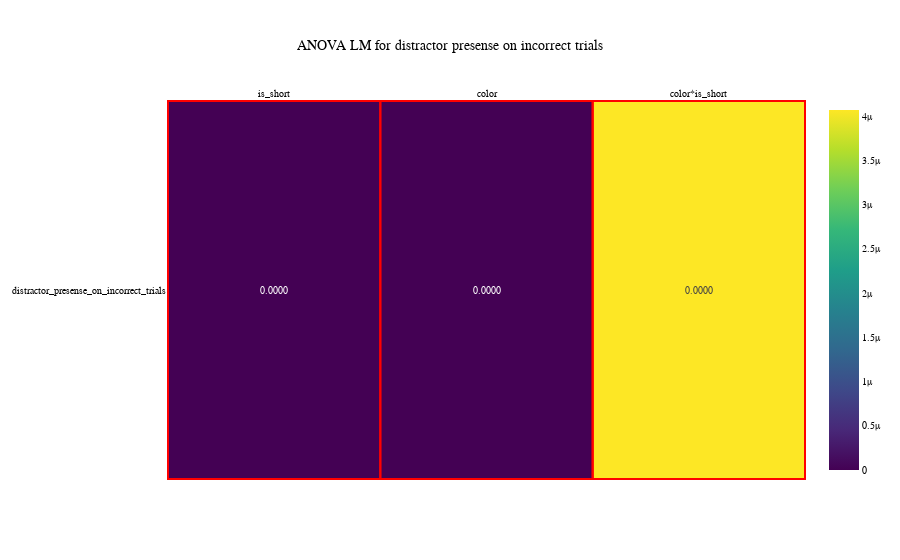

Write notebook code for a chart like this one.
### Code cell
without_green_df = events_df[events_df['color'] != 'green']
deps = ["distractor_presense_on_incorrect_trials"]
indeps = ["is_short" , "color", "color*is_short"]

f_values, p_values = [], []


for dependent in deps:
    formula = f"{dependent} ~ C(is_short, Sum) * C(color, Sum)"
    res = ols(formula, data=without_green_df).fit()
    anova_table = anova_lm(res)
    f_values.append(np.round(anova_table['F'].values[:-1], 4))
    p_values.append(anova_table['PR(>F)'].values[:-1])


p_values_df = pd.DataFrame(p_values, index=deps, columns=indeps)


significance_df = (p_values_df < 0.05).astype(int)

fig = px.imshow(p_values_df, title="ANOVA LM for distractor presense on incorrect trials", x=indeps, y=deps, color_continuous_scale='Viridis', aspect="auto")
fig.update_traces(text=p_values_df.values, texttemplate="%{text:.4f}")
fig.update_xaxes(side="top")
fig.update_layout(
    title_x=0.5,
    font=my_font,
)

# Add red rectangles for significant effects
for i, dep in enumerate(deps):
    for j, indep in enumerate(indeps):
        if significance_df.iloc[i, j] == 1:
            fig.add_shape(type="rect",
                          x0=j - 0.5, x1=j + 0.5,
                          y0=i - 0.5, y1=i + 0.5,
                          line=dict(color="red", width=2))

fig.update_xaxes(side="top")
fig.update_layout(
    title_x=0.5,
    font=my_font,
)

fig.show()
anova_bytes = fig.to_image(format="png", width=1000, height=300)
# display(significance_df)

### Figure 1 — Plotly figure (JSON) as saved in the notebook; plotly's stock layout.template omitted (floating-point values rounded to 4 significant figures)
{"data": [{"coloraxis": "coloraxis", "hovertemplate": "x: %{x}<br>y: %{y}<br>color: %{z}<extra></extra>", "name": "0", "text": [[7.538e-22, 1.48e-321, 4.07e-06]], "texttemplate": "%{text:.4f}", "type": "heatmap", "x": ["is_short", "color", "color*is_short"], "xaxis": "x", "y": ["distractor_presense_on_incorrect_trials"], "yaxis": "y", "z": [[7.538e-22, 1.48e-321, 4.07e-06]]}], "layout": {"autosize": true, "coloraxis": {"colorscale": [[0, "#440154"], [0.1111, "#482878"], [0.2222, "#3e4989"], [0.3333, "#31688e"], [0.4444, "#26828e"], [0.5556, "#1f9e89"], [0.6667, "#35b779"], [0.7778, "#6ece58"], [0.8889, "#b5de2b"], [1, "#fde725"]]}, "font": {"color": "black", "family": "Vazir", "size": 10}, "shapes": [{"line": {"color": "red", "width": 2}, "type": "rect", "x0": -0.5, "x1": 0.5, "y0": -0.5, "y1": 0.5}, {"line": {"color": "red", "width": 2}, "type": "rect", "x0": 0.5, "x1": 1.5, "y0": -0.5, "y1": 0.5}, {"line": {"color": "red", "width": 2}, "type": "rect", "x0": 1.5, "x1": 2.5, "y0": -0.5, "y1": 0.5}], "title": {"text": "ANOVA LM for distractor presense on incorrect trials", "x": 0.5}, "xaxis": {"anchor": "y", "autorange": true, "domain": [0, 1], "range": [-0.5031, 2.503], "side": "top", "type": "category"}, "yaxis": {"anchor": "x", "autorange": true, "domain": [0, 1], "range": [0.5056, -0.5056], "type": "category"}}}
